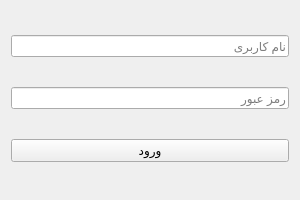
<?xml version="1.0" encoding="UTF-8"?>
<ui version="4.0">
 <class>RestaurantLogin</class>
 <widget class="QWidget" name="RestaurantLogin">
  <property name="geometry">
   <rect>
    <x>0</x>
    <y>0</y>
    <width>300</width>
    <height>200</height>
   </rect>
  </property>
  <property name="windowTitle">
   <string>ورود رستوران‌دار</string>
  </property>
  <layout class="QVBoxLayout" name="verticalLayout">
   <item>
    <widget class="QLineEdit" name="usernameEdit">
     <property name="placeholderText">
      <string>نام کاربری</string>
     </property>
    </widget>
   </item>
   <item>
    <widget class="QLineEdit" name="passwordEdit">
     <property name="echoMode">
      <enum>QLineEdit::Password</enum>
     </property>
     <property name="placeholderText">
      <string>رمز عبور</string>
     </property>
    </widget>
   </item>
   <item>
    <widget class="QPushButton" name="loginButton">
     <property name="text">
      <string>ورود</string>
     </property>
    </widget>
   </item>
  </layout>
 </widget>
 <resources/>
 <connections/>
</ui>
